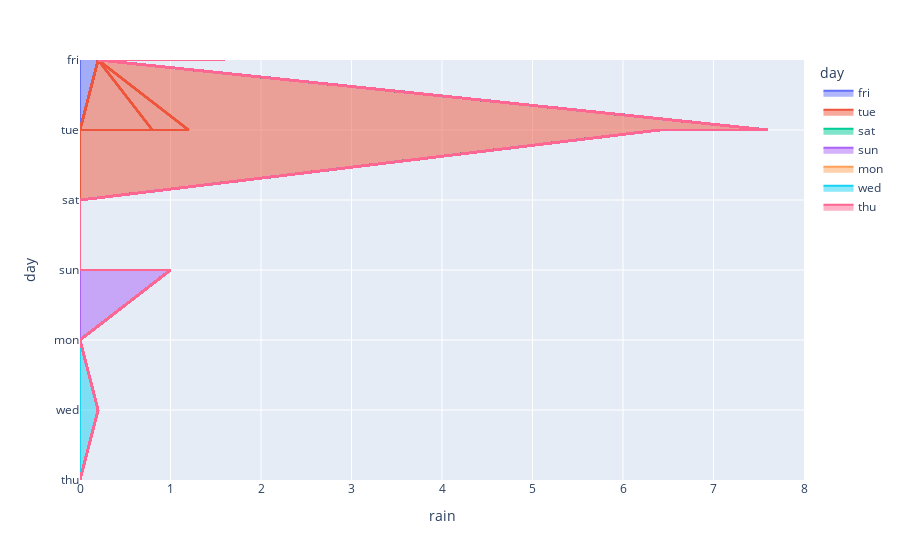

The notebook cell saved with this chart:
### Code cell
fig = px.area(df, x="rain", y="day", color="day", line_group="temp")
fig.show()
